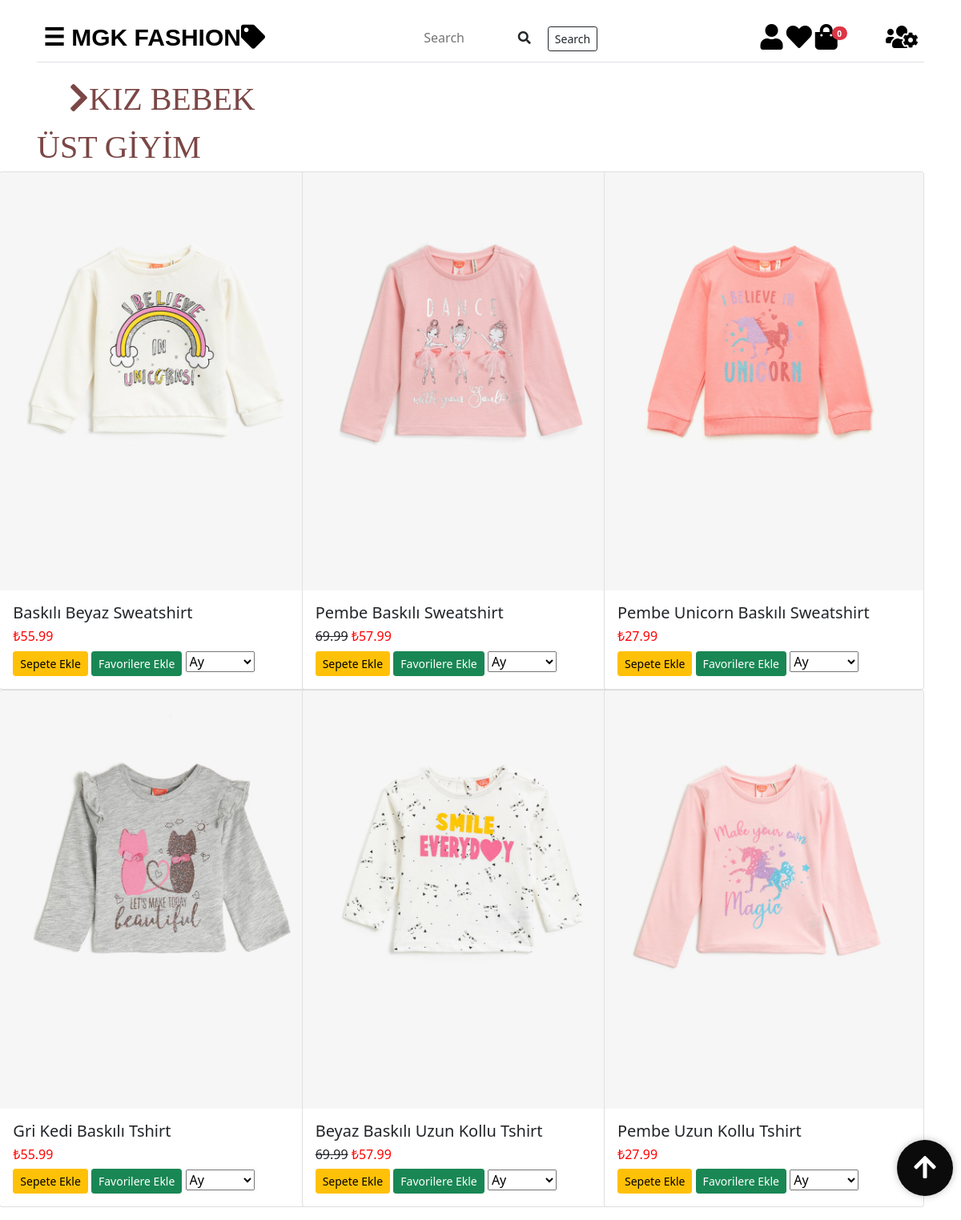
The page /giyimwebsitesi/kizbebekust.php on the database its author committed.
### tables this page shows
CREATE TABLE IF NOT EXISTS `tblurunler` (
  `id` int(4) NOT NULL AUTO_INCREMENT,
  `urun_foto` varchar(150) NOT NULL,
  `urun_adi` varchar(100) NOT NULL,
  `renk` varchar(30) NOT NULL,
  `eski_fiyat` float DEFAULT NULL,
  `fiyat` float NOT NULL,
  `kategoriID` int(4) NOT NULL,
  `cinsiyetID` int(2) NOT NULL,
  PRIMARY KEY (`id`),
  KEY `kategoriID` (`kategoriID`),
  KEY `cinsiyetID` (`cinsiyetID`)
);

### giyimwebsitesi/kizbebekust.php (the view, shortened to what this page needs)
 <!DOCTYPE html>
<html lang="tr">
<head>
  <link rel="stylesheet" type="text/css" href="CSS1/bootstrap.min.css">
  <link rel="stylesheet" href="CSS1/all.css">
  <link rel="stylesheet" type="text/css" href="CSS1/style.css">
  <link rel="stylesheet" type="text/css" href="CSS1/genelstyle.css">
  <link rel="stylesheet" type="text/css" href="CSS1/mainstyle.css">
</head>
<body>
  <?php include("baglantidb.php");
   ?>
  <?php $urun = $db->query("SELECT * from tblurunler Where cinsiyetID = '6' AND kategoriID = '3' ", PDO::FETCH_OBJ)->fetchAll()   ?>
<div id="main" class="container">
  <?php include("navbar.php"); ?>
      <div class="row">
      <div  class="col-md-4" id="yazi"><i class="fa fa-chevron-right"></i>KIZ BEBEK ÜST GİYİM</div>
      </div>
      <div class="row">
        <?php foreach ($urun as $urunler) { ?>
    <div class="col-md-4">
<div class="card" style="width: 25rem; float: right;">
  <img class="card-img-top" id="aw-zoom" src="<?php echo $urunler->urun_foto; ?>" alt="Card image cap">
  <div class="card-body">
    <h5 class="card-title"><?php echo $urunler->urun_adi; ?></h5>
    <h6><s><?php echo $urunler->eski_fiyat; ?></s> <span style="color: red;">₺<?php echo $urunler->fiyat; ?></span> </h6>
    <button urun_id="<?php echo $urunler->id; ?>" class="btn btn-warning btn-sm btn_sepeteEkle">Sepete Ekle</button>
    <?php $sorgu = $db->prepare("SELECT * FROM tblfavoriler WHERE musteriID=:id1 AND favori_urunID=:id2");
          $sorgu->execute(array(':id1'=>$_SESSION['kullanici']['id'],':id2'=>$urunler->id));
          if ($sorgu->rowCount()) {
            echo '<a href="favoriler.php?cikar='.$urunler->id.'" class="btn btn-danger btn-sm">Favorilerden Çıkar</a>';
          }else{
            echo '<a href="favoriler.php?id='.$urunler->id.'" class="btn btn-success btn-sm">Favorilere Ekle</a>';
          }
     ?>
     <select>
      <option selected>Ay</option>
    </select>
  </div>
</div>
  </div>
  <?php } ?>
    </div>
</div>
<button id="btnScrollToTop">
    <i class="fa fa-arrow-up fa-2x" style="color: white"></i>
  </button>
</body>
</html>

### giyimwebsitesi/CSS1/all.css (style rules this page uses)
.fa, .fas, .far, .fal, .fad, .fab { -moz-osx-font-smoothing: grayscale; -webkit-font-smoothing: antialiased; display: inline-block; font-style: normal; font-variant: normal; text-rendering: auto; line-height: 1; }
.fa-2x { font-size: 2em; }
.fa-arrow-up:before { content: "\f062"; }
.fa-chevron-right:before { content: "\f054"; }

### giyimwebsitesi/CSS1/genelstyle.css (style rules this page uses)
#yazi { font-size: bold; color:#7b4746 ; font-family: Agency FB; font-size: 40px; text-indent: 20px; }
#aw-zoom { position: relative; -webkit-transform: scale(1); -ms-transform: scale(1); -moz-transform: scale(1); transition: all .3s ease-in; -moz-transition: all .3s ease-in; -webkit-transition: all .3s ease-in; -ms-transition: all .3s ease-in; }
#btnScrollToTop { position: fixed; right: 10px; bottom: 30px; width: 70px; height: 70px; border-radius: 50%; background: #0b0b0b; box-shadow:0 0 10px rgba(0, 0, 0, 0.25); color: #ffffff; border: none; outline: none; cursor: pointer; }

### giyimwebsitesi/CSS1/mainstyle.css (style rules this page uses)
#yazi { font-size: bold; color:#7b4746 ; font-family: Agency FB; font-size: 40px; text-indent: 20px; }
#main { transition: margin-left .5s; padding: 16px; }
#btnScrollToTop { position: fixed; right: 10px; bottom: 30px; width: 70px; height: 70px; border-radius: 50%; background: #0b0b0b; box-shadow:0 0 10px rgba(0, 0, 0, 0.25); color: #ffffff; border: none; outline: none; cursor: pointer; }

### rows shown on the page
tblurunler: urun_foto (picture), urun_adi "Baskılı Beyaz Sweatshirt", fiyat "55.99"
tblurunler: urun_foto (picture), urun_adi "Pembe Baskılı Sweatshirt", eski_fiyat "69.99", fiyat "57.99"
tblurunler: urun_foto (picture), urun_adi "Pembe Unicorn Baskılı Sweatshirt", fiyat "27.99"
tblurunler: urun_foto (picture), urun_adi "Gri Kedi Baskılı Tshirt", fiyat "55.99"
tblurunler: urun_foto (picture), urun_adi "Beyaz Baskılı Uzun Kollu Tshirt", eski_fiyat "69.99", fiyat "57.99"
tblurunler: urun_foto (picture), urun_adi "Pembe Uzun Kollu Tshirt", fiyat "27.99"

### other values the page prints
$toplam_adet "0"
